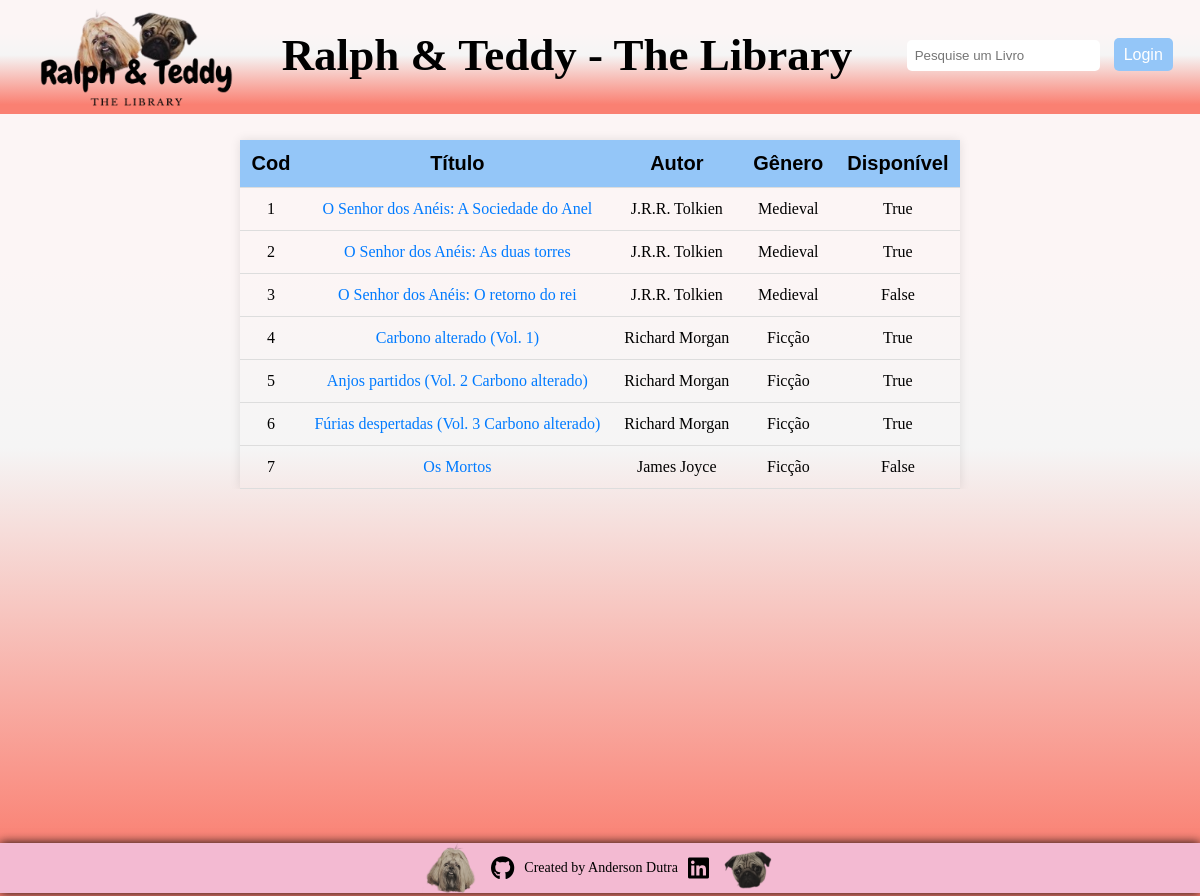
Screenshot of /index_list/ with the database file from the repository.
### app_biblioteca/models.py (models this page shows, shortened)
class Books(models.Model):
    user = models.ForeignKey(User, on_delete=models.CASCADE, blank=False)
    cod = models.IntegerField(unique=True)
    name = models.CharField(max_length=255)
    gender = models.ForeignKey(Genders, on_delete=models.CASCADE)
    book_cover = models.ImageField(blank=False)
    author = models.CharField(max_length=255)
    description = models.TextField()
    pages = models.IntegerField()
    qtd = models.IntegerField()
    in_stock = models.BooleanField(default=False)
    class meta:
        verbose_name = "Book"
        verbose_name_plural = "Books"

class Genders(models.Model):
    name = models.CharField(max_length=255)
    def __str__(self):
        return self.name
    class meta:
        verbose_name = "Gender"
        verbose_name_plural = "Genders"

### app_biblioteca/views.py (the view)
# urls.py: path("index_list/", views.index_list, name="index-list"),
def index_list(request):
    books = Books.objects.all().order_by("cod")
    return render(request, "pages/index_list.html", {"books": books})

### app_biblioteca/templates/pages/index_list.html (shortened to what this page needs)
{% load static %}
<!DOCTYPE html>
<html lang="en">
<head>
    <link rel="stylesheet" href="{% static 'css/index.css' %}">
    <link rel="stylesheet" href="{% static 'css/index_list.css' %}">
    <link rel="stylesheet" href="https://cdnjs.cloudflare.com/ajax/libs/font-awesome/6.1.0/css/all.min.css">
</head>
<body>
    <header>
        <nav class="navbar">
            <div class="logo-navbar">
                <a href="{% url 'home' %}">
                    <img src="../../../media/logo-sem-fundo.png" alt="Home">
                </a>
            </div>
            <div class="title-navbar">
                <h1>Ralph & Teddy - The Library</h1>
            </div>
            <div class="search-navbar">
                <form method="get" action="{% url 'search-book' %}">
                    <input type="text" name="q" placeholder="Pesquise um Livro">
                    {% if user.is_authenticated %}
                        <a href="{% url 'logout' %}">Sair</a>
                    {% else %}
                        <a href="{% url 'login' %}">Login</a>
                    {% endif %}
                </form>
            </div>
        </nav>
        <nav class="navbar-links">
        </nav>
    </header>
    {% if books %}
        <main>
            <table class="book-list">
                <thead>
                    <tr>
                        <th>Cod</th>
                        <th>Título</th>
                        <th>Autor</th>
                        <th>Gênero</th>
                        <th>Disponível</th>
                    </tr>
                </thead>
                <tbody>
                    {% for book in books %}
                    <tr>
                        <td>{{book.cod}}</td>
                        <td><a href="{% url 'book-detail' book.id %}">{{book.name}}</a></td>
                        <td>{{book.author}}</td>
                        <td>{{book.gender}}</td>
                        <td>{{book.in_stock}}</td>
                    </tr>
                    {% endfor %}
                </tbody>
            </table>
        </main>
    {% else %}
        <p class="no-results-message">Desculpe! Nenhum livro encontrado.</p>
    {% endif %}
    <footer class="footer">
        <img src="../../../media/ralph-rosto.png" alt="Ralph">
        <a href="https://github.com/AndersonDutra7" target="_blank"><i class="fab fa-github"></i></a>
        <p>Created by Anderson Dutra</p>
        <a href="https://www.linkedin.com/in/anderson-dutra-88b294211/" target="_blank"><i class="fab fa-linkedin"></i></a>
        <img src="../../../media/teddy-rosto.png" alt="Teddy">
    </footer>
</body>
</html>

### templates/static/css/index.css (style rules this page uses)
* { margin: 0; padding: 0; box-sizing: border-box; }
body { width: auto; min-height: 100vh; overflow: hidden; background: linear-gradient(to bottom, rgba(252, 245, 245, 1) 30%, whitesmoke 50%, whitesmoke 50%, salmon 95%); background-repeat: no-repeat; margin-bottom: 8%; }
.navbar { background: linear-gradient(to bottom, rgba(252, 245, 245, 1) 30%, whitesmoke 50%, salmon 95%); display: flex; justify-content: space-around; align-items: center; }
.logo-navbar { width: 200px; height: 110px; }
.logo-navbar a img { width: 220px; height: 120px; background-size: cover; }
.title-navbar { font-size: 30px; }
.search-navbar input[type="text"] { padding: 8px; border: none; border-radius: 5px; margin-right: 10px; }
.search-navbar a { background-color: #94c6f8; color: white; border: none; border-radius: 5px; padding: 8px 10px; cursor: pointer; text-decoration: none; font-family: Arial, Helvetica, sans-serif; }
.navbar-links { background-color: salmon; display: flex; justify-content: space-around; align-items: center; padding: 2px; }
main { min-height: auto; display: flex; align-items: flex-start; overflow: auto; margin: 5% 2%; }
.footer { gap: 10px; display: flex; box-shadow: 0 0px 10px rgb(8, 8, 8); background-color: rgb(243, 186, 210); justify-content: center; align-items: center; height: 50px; position: fixed; bottom: 3px; left: 0; right: 0; }
.footer > img { max-width: 60px; max-height: 60px; box-shadow: none; filter: sepia(50%) grayscale(30%) contrast(90%) brightness(80%); }
.footer > p { font-size: 14px; }
.footer > a >i { font-size: 24px; cursor: pointer; color: black; }

### templates/static/css/index_list.css (style rules this page uses)
body { overflow: auto; }
main { display: flex; align-items: flex-start; justify-content: center; margin: .5% 2%; }
.book-list { max-width: 80%; list-style: none; border-collapse: collapse; box-shadow: 0 0 10px rgba(0, 0, 0, 0.1); margin-top: 20px; }
.book-list thead { background-color: #94c6f8; font-size: 20px; font-family: Arial, Helvetica, sans-serif; padding: 5px; }
.book-list th, .book-list td { padding: 12px; text-align: center; border-bottom: 1px solid #ddd; }
.book-list tbody a { color: #007bff; text-decoration: none; }

### rows the page displays
Books: cod "1", name "O Senhor dos Anéis: A Sociedade do Anel", author "J.R.R. Tolkien", gender "Medieval", in_stock "True"
Books: cod "2", name "O Senhor dos Anéis: As duas torres", author "J.R.R. Tolkien", gender "Medieval", in_stock "True"
Books: cod "3", name "O Senhor dos Anéis: O retorno do rei", author "J.R.R. Tolkien", gender "Medieval", in_stock "False"
Books: cod "4", name "Carbono alterado (Vol. 1)", author "Richard Morgan", gender "Ficção", in_stock "True"
Books: cod "5", name "Anjos partidos (Vol. 2 Carbono alterado)", author "Richard Morgan", gender "Ficção", in_stock "True"
Books: cod "6", name "Fúrias despertadas (Vol. 3 Carbono alterado)", author "Richard Morgan", gender "Ficção", in_stock "True"
Books: cod "7", name "Os Mortos", author "James Joyce", gender "Ficção", in_stock "False"
